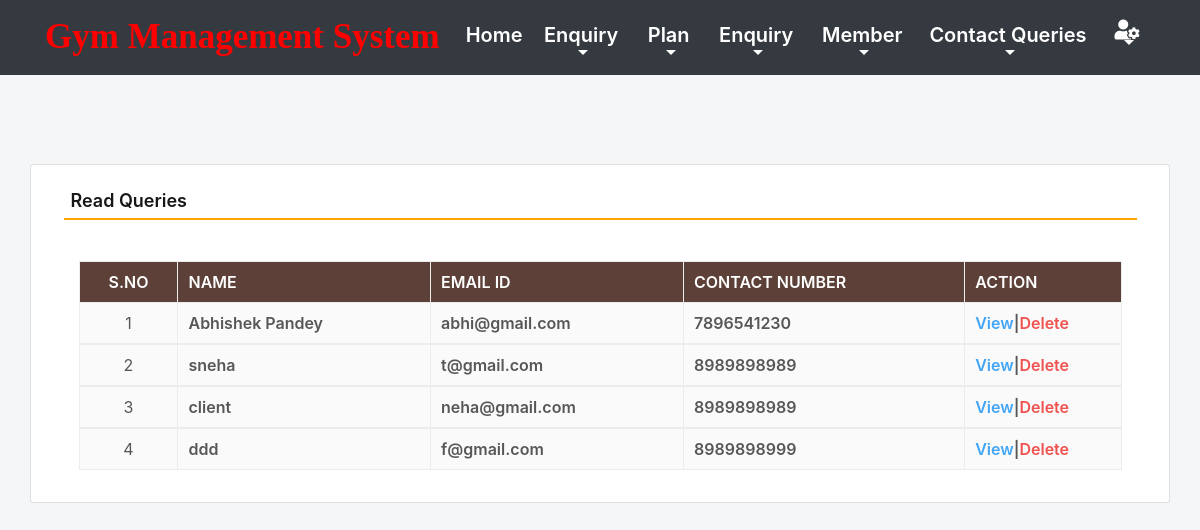
Screenshot of /read_queries (signed in) with the database file from the repository.
### gym/models.py (models this page shows, shortened)
class Contact(models.Model):
    name = models.CharField(max_length=100, null=True)
    emailid = models.CharField(max_length=50, null=True)
    contact = models.CharField(max_length=15, null=True)
    subject = models.CharField(max_length=100, null=True)
    message = models.CharField(max_length=300, null=True)
    msgdate = models.DateField(null=True)
    isread = models.CharField(max_length=10,null=True)

### gym/views.py (the view)
# urls.py: path('read_queries', read_queries, name='read_queries'),
def read_queries(request):
    if not request.user.is_authenticated:
        return redirect('admin_login')
    contact = Contact.objects.filter(isread="yes")
    return render(request,'read_queries.html', locals())

### gym/templates/read_queries.html (shortened to what this page needs)
{% include 'admin_nav.html' %}
{% load static %}
{% block main %}
<html lang="en" class="no-focus">
 <link rel="stylesheet" id="css-main" href="{% static 'css1/codebase.min.css' %}">
 <br><br><br><br>
	<div class="container card shadow mt-5">
		<div class="card-body">
			<h5 class="p-2" style="border-bottom: 2px solid orange">Read Queries</h5>
             <br>
			<div class="container-fluid">
                          <table id="example" class="table table-striped table-bordered" style="width:100%">
                                <thead class="text-white" style="background-color : #5d4037;">
                                    <tr>
                                        <th class="text-center">S.No</th>
                                        <th class="d-none d-sm-table-cell">Name</th>
                                        <th class="d-none d-sm-table-cell">Email ID</th>
                                        <th class="d-none d-sm-table-cell">Contact Number</th>
                                        <th class="d-none d-sm-table-cell" style="width: 15%;">Action</th>
                                    </tr>
                                </thead>
                                {% for i in contact %}
                                <tbody>
                                    <tr>
                                        <td class="text-center">{{forloop.counter}}</td>
                                        <td class="font-w600">{{i.name}}</td>
                                        <td class="font-w600">{{i.emailid}}</td>
                                        <td class="font-w600">{{i.contact}}</td>
                                        <td class="font-w600"><a href="{% url 'view_queries' i.id %}" class="text-primary">View</a>|<a href="{% url 'delete_contact' i.id %}" class="text-danger" onclick="return confirm('Are you sure to delete this Queries ?')">Delete</a></td>
                                    </tr>
                                        {% endfor %}
                                </tbody>
                          </table>
				</div>
			</div>
		</div>
        <link rel="stylesheet" href="https://use.fontawesome.com/releases/v5.6.3/css/all.css">
 </html>
{% endblock %}

### gym/templates/admin_nav.html (shortened to what this page needs)
{% load static %}
  <link rel="stylesheet" href="https://maxcdn.bootstrapcdn.com/bootstrap/4.0.0/css/bootstrap.min.css">
<link rel="stylesheet" href="https://pro.fontawesome.com/releases/v5.10.0/css/all.css"/>
<link rel="stylesheet" href="{% static 'css/mystyle1.css' %}">
<nav class="navbar navbar-expand-sm navbar-light bg-dark">
  <div class="container">
  <a class="navbar-brand" href="{% url 'admin_home' %}">
      <span style="color : red">Gym Management System</span></a>
   <div class="collapse navbar-collapse text-center" id="myMenu">
    <ul class="navbar-nav pl-5 custom-nav ml-auto">
      <li class="nav-item active">
        <a class="nav-link text-white" href="{% url 'admin_home' %}" >Home <span class="sr-only">(current)</span></a>
      </li>
      <li class="nav-item dropdown">
        <a class="nav-link dropdown-toggle text-white" href="#" id="navbarDropdown" role="button" data-toggle="dropdown" aria-haspopup="true" aria-expanded="false">
          Enquiry
        </a>
      </li>
      <li class="nav-item dropdown">
        <a class="nav-link dropdown-toggle text-white" href="#" id="navbarDropdown" role="button" data-toggle="dropdown" aria-haspopup="true" aria-expanded="false">
          Plan
        </a>
      </li>
      <li class="nav-item dropdown">
        <a class="nav-link dropdown-toggle text-white" href="#" id="navbarDropdown" role="button" data-toggle="dropdown" aria-haspopup="true" aria-expanded="false">
          Enquiry
        </a>
      </li>
      <li class="nav-item dropdown">
        <a class="nav-link dropdown-toggle text-white" href="#" id="navbarDropdown" role="button" data-toggle="dropdown" aria-haspopup="true" aria-expanded="false">
          Member
        </a>
      </li>
      <li class="nav-item dropdown">
        <a class="nav-link dropdown-toggle text-white" href="#" id="navbarDropdown" role="button" data-toggle="dropdown" aria-haspopup="true" aria-expanded="false">
          Contact Queries
        </a>
      </li>
      <li class="nav-item dropdown">
        <a class="nav-link dropdown-toggle text-white" href="#" id="navbarDropdown" role="button" data-toggle="dropdown" aria-haspopup="true" aria-expanded="false">
          <i class="fas fa-user-cog"></i>
        </a>
      </li>
    </ul>
   </div>
 </div>
</nav>
<link rel="stylesheet"
	href="https://cdn.datatables.net/1.11.3/css/dataTables.bootstrap4.min.css">

### gym/static/css/mystyle1.css (style rules this page uses)
.navbar-brand { font-family: 'Monotype Corsiva'; font-size: 35px; font-weight: bold; }
.nav-link { color: black !important; font-size: 20px; }

### rows the page displays
Contact: name "Abhishek Pandey", emailid "abhi@gmail.com", contact "7896541230"
Contact: name "sneha", emailid "t@gmail.com", contact "8989898989"
Contact: name "client", emailid "neha@gmail.com", contact "8989898989"
Contact: name "ddd", emailid "f@gmail.com", contact "8989898999"
